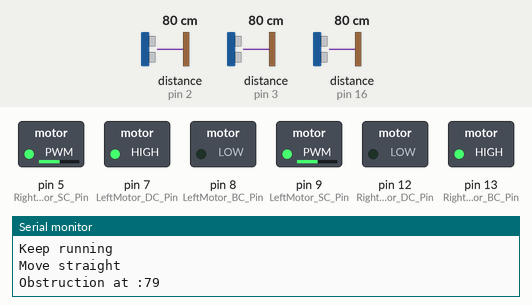
The sketch below on a simulated Arduino Uno, built with avr-gcc and run on an emulated ATmega328P. Shown: switched loads named in the sketch (green lamp = pin HIGH), the last lines printed to the serial monitor. Wiring (inferred from the names in the program): 3 × ultrasonic range finder: trigger pin 4, echo pin 3 / trigger pin 6, echo pin 2 / trigger pin 14, echo pin 16. The test bench sets the inputs (shaded band); at power-on: distance to the obstacle (sensors on pin 16, pin 2, pin 3) 80 cm. The echo pulse lasts 58.3 µs per cm; pins used as bus, display or sensor lines are not drawn.

Above: at 1.2 s.
1.3 s: distance to the obstacle (sensor on pin 16) set to 30 cm
2.8 s: distance to the obstacle (sensor on pin 16) set to 24 cm
At 4.1 s:
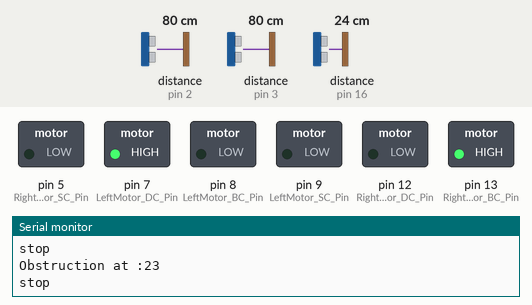
4.5 s: distance to the obstacle (sensor on pin 16) set to 35 cm
At 5.2 s:
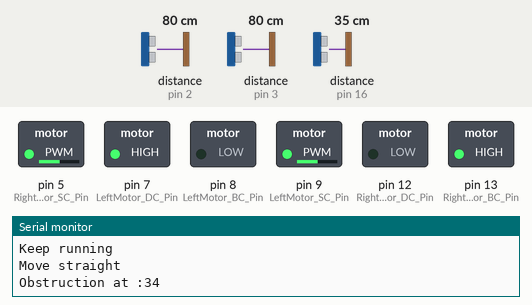
6.3 s: distance to the obstacle (sensor on pin 16) set to 2 cm
At 7.7 s:
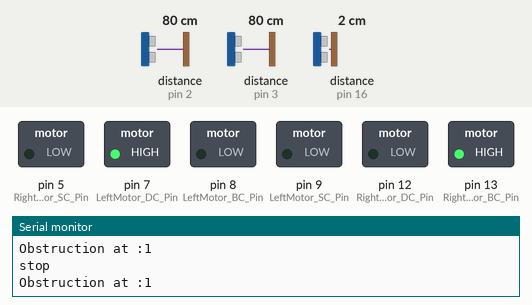
Timing chart, 0 to 9.0 s (numbered marks = the images above; inputs shaded):
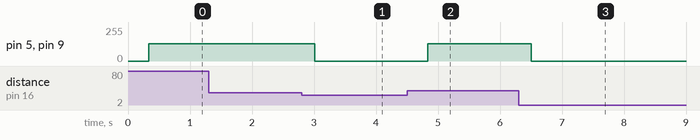

Measured:
- the behaviour switches between 27 and 26 cm on distance to the obstacle (sensor on pin 16) (found by bisection; images 0 and 1)
- after the input at 2.8 s, pin 5 (RightMotor_SC_Pin), pin 9 (LeftMotor_SC_Pin): 130/255 → 0/255 after 0.21 s
- after the input at 4.5 s, pin 5 (RightMotor_SC_Pin), pin 9 (LeftMotor_SC_Pin): 0/255 → 130/255 after 0.34 s
- after the input at 6.3 s, pin 5 (RightMotor_SC_Pin), pin 9 (LeftMotor_SC_Pin): 130/255 → 0/255 after 0.21 s

The sketch:

OurTrolley.ino
```cpp
// (licence header left out)
//Import Software Serial library for bluetooth communication over serial port
#include <SoftwareSerial.h>

//Configure Transmission and Receiver Pins for BTT communication and Provide to SoftwareSerial
const int BTT_TriggerPin = 10;
const int BTT_ReceiverPin = 11;
SoftwareSerial BTT(BTT_TriggerPin, BTT_ReceiverPin);

//Setup Pins for Ultrasonic Transmitter and Receiver
const int TriggerPin_Left = 4;
const int EchoPin_Left = 2;
const int TriggerPin_Right = 6;
const int EchoPin_Right = 3;
const int TriggerPin_Front = 14;
const int EchoPin_Front = 16;
const int BuzzerPin = 17;

//Setup Pins For Left BO Motor Control
int LeftMotor_DC_Pin = 7; //Direction Controller
int LeftMotor_BC_Pin = 8; //Break Controller
int LeftMotor_SC_Pin = 9; //Speed Controller

//Setup Pins For Right BO Motor Control
int RightMotor_DC_Pin = 12; //Direction Controller
int RightMotor_BC_Pin = 13; //Break Controller
int RightMotor_SC_Pin = 5; //Speed Controller

//Setup correction
long errorSum = 0;
long error = 0;
long difference = 0;
boolean direction = 0;
float errorCorrection = 0;
boolean leftReceived = false;
boolean rightReceived = false;
long time_LeftReceiver = 0;
long time_RightReceiver = 0;
long driveTimeout = 0;
long distance = 0;


//Initiate IO Operation, One Time bootstrapping
void setup()
{
  //Setup serial comms at 38400 baud rate for Bluetooth communication and initiate Bluetooth comms
  Serial.begin(38400);
  BTT.begin(38400);

  //Initiate Left Ultrasonic sensor
  pinMode(TriggerPin_Left, OUTPUT);
  pinMode(EchoPin_Left, INPUT);

  //Initiate Right Ultrasonic sensor
  pinMode(TriggerPin_Right, OUTPUT);
  pinMode(EchoPin_Right, INPUT);

  //Initiate Front Ultrasonic sensor
  pinMode(TriggerPin_Front, OUTPUT);
  pinMode(EchoPin_Front, INPUT);

  //Initiate Left Motor Pins
  pinMode(LeftMotor_DC_Pin, OUTPUT);
  pinMode(LeftMotor_BC_Pin, OUTPUT);
  pinMode(LeftMotor_SC_Pin, OUTPUT);

  //Initiate Right Motor Pins
  pinMode(RightMotor_DC_Pin, OUTPUT);
  pinMode(RightMotor_BC_Pin, OUTPUT);
  pinMode(RightMotor_SC_Pin, OUTPUT);

  // Setting up both motor to move straight
  digitalWrite(LeftMotor_DC_Pin, HIGH);
  digitalWrite(LeftMotor_BC_Pin, LOW);
  digitalWrite(RightMotor_DC_Pin, LOW);
  digitalWrite(RightMotor_BC_Pin, HIGH);

  // set Speed for both the wheels to 0, so that it starts with stopped condition
  analogWrite(LeftMotor_SC_Pin,0);
  analogWrite(RightMotor_SC_Pin, 0);
}

void loop()
{
    //Check if trollet is about to hit any object then Stop the trolley and return
    bool stopFlg = StopToAvoidObstracle();
    if(stopFlg)
    {
      return;
    }

    // establish variables for duration of the ping,
    // and the distance result in inches and centimeters:
    long differenceSum, differenceAvg, counter;
    long distanceSum, distanceAvg;

    differenceSum = 0;
    differenceAvg = 0;
    counter = 0;

    distanceSum = 0;
    distanceAvg = 0;


    //For proper Accuracy read 5 Pings consecutively and then make the decision to Move and Choose the direction
    for (int i = 0; i < 5; i++)
    {
      long tempInt = calculatePingDifference();

      if (abs(tempInt) < 100){
        differenceSum = differenceSum + tempInt;
        counter++;
      }
      distanceSum = distanceSum + distance;

      delay(20);
    }

    if (counter != 0)
    {
      differenceAvg = differenceSum/counter;
      distanceAvg = distanceSum/counter;
    }
    else
    {
      differenceAvg = 0;
      distanceAvg = 0;
     }


    if (differenceSum != 0)
    {
      updateDrives(differenceAvg, distanceAvg);
      driveTimeout = 0;
    }
    else
      driveTimeout++;

    //If receiver is unable to receive desired range for 5 consecutive cycle then Stop the trolley
    //Let the Shopper Mannualy aligned the Trolley and Remote
    if (driveTimeout > 5)
    {
     Stop();
    }
}

//Calculate the difference of Receive Time between Left and Right Receiver
// + value represent Transmitter is moving towards Right
// - value represent Transmitter is moving towards Left
long calculatePingDifference(){
  long timeout = 0;
  long duration = 0;
  boolean started = false;

  BTT.print(0);
  delayMicroseconds(500);

  digitalWrite(TriggerPin_Left, LOW);
  digitalWrite(TriggerPin_Right, LOW);
  delayMicroseconds(2);
  digitalWrite(TriggerPin_Left, HIGH);
  digitalWrite(TriggerPin_Right, HIGH);
  delayMicroseconds(20);
  digitalWrite(TriggerPin_Left, LOW);
  digitalWrite(TriggerPin_Right, LOW);

  //Give fair ammount of time to establish communication between Transmitter and Receiver
  delayMicroseconds(900);

  //Set Flag for both the Receiver to received status false
  leftReceived = false;
  rightReceived = false;
  time_LeftReceiver = 0;
  time_RightReceiver = 0;
  difference = 0;

  while ((leftReceived == 0) || (rightReceived == 0))
  {
    //PIND -- Direct Port manipulation for Microsecond Accuracy
    if (((PIND & B00000100) == 0) && !leftReceived){
      leftReceived = true;
      time_LeftReceiver = timeout;
    }
    if (((PIND & B00001000) == 0) && !rightReceived){
      rightReceived = true;
      time_RightReceiver = timeout;
    }
    delayMicroseconds(1);
    timeout++;

    //If Signal is not received within 19 Milli Seconds then exit and consider Stopping the trolley
    if (timeout > 19000)
      break;
  }

  difference = time_LeftReceiver - time_RightReceiver;
  return difference;
}


//Calculate Trolley direction and Speed and Update the Motor Driver
void updateDrives(long differenceAvg, long distanceAvg){
  error = differenceAvg;
  if ((error < 0) && (direction == 1)){
    direction = 0;
    errorSum = 0;
  }

  if ((error > 0) && (direction == 0)){
    direction = 1;
    errorSum = 0;
  }

  if (abs(differenceAvg) < 30)
  {
    Serial.println("Move straight");
    MoveStraight();
  }
  else
  {
    if(direction == 0)
    {
      //Move in Right Direction
      MoveRight();
    }
    else if (direction == 1)
    {
      //Move in Left Direction
      MoveLeft();
    }
  }

}

void MoveStraight()
{
  analogWrite(LeftMotor_SC_Pin,130);
  analogWrite(RightMotor_SC_Pin, 130);
}

void MoveLeft()
{
  analogWrite(LeftMotor_SC_Pin, 120);
  analogWrite(RightMotor_SC_Pin, 30);
}

void MoveRight()
{
  analogWrite(LeftMotor_SC_Pin, 30);
  analogWrite(RightMotor_SC_Pin, 120);
}

void Stop()
{
  analogWrite(LeftMotor_SC_Pin, 0);
  analogWrite(RightMotor_SC_Pin, 0);
}

bool StopToAvoidObstracle()
{
  digitalWrite(TriggerPin_Front, LOW);
  delayMicroseconds(2);
  digitalWrite(TriggerPin_Front, HIGH);
  delayMicroseconds(10);
  digitalWrite(TriggerPin_Front, LOW);

  long dur = pulseIn(EchoPin_Front, HIGH);
  long dist = (dur/2) / 29.1;
  Serial.print("Obstruction at :");
  Serial.println(dist);
  if (dist > 0 && dist <= 25)
  {
    Stop();

    Serial.println("stop");
    return true;
  }
  delay(200);
  Serial.println("Keep running");
  return false;
}
```
